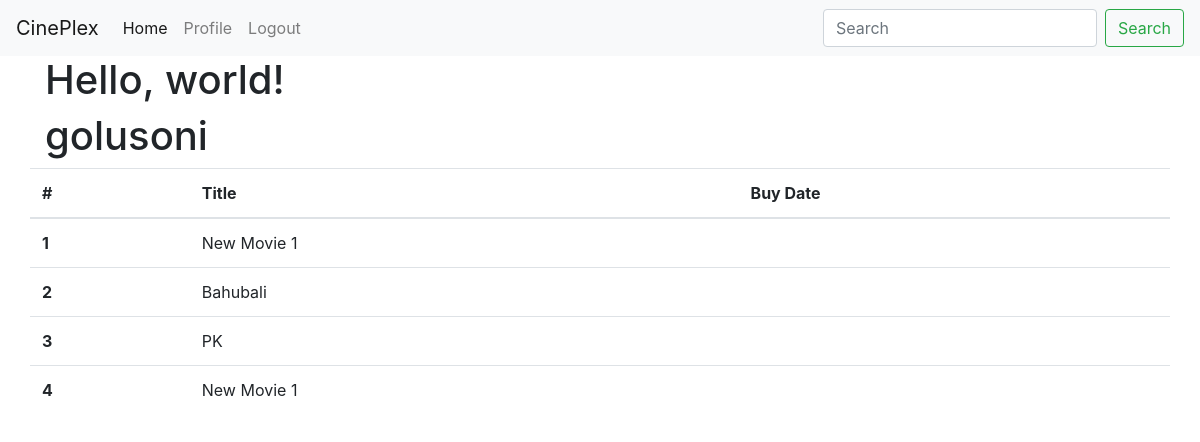
The app's page /user/profile/ (signed in) with its own data.
### cineplex_user/models.py (models this page shows, shortened)
class Buy(models.Model):
    user = models.ForeignKey(User, on_delete=models.CASCADE)
    m_id = models.ForeignKey(Movie, on_delete=models.CASCADE,)

class Movie(models.Model):
    title = models.CharField(max_length=100)
    descrip = models.TextField()
    imdb_rate = models.DecimalField(max_digits=4,decimal_places=2)
    date = models.DateField() # launch date...
    tic_no = models.IntegerField() #No of tickets left..
    threater = models.CharField(max_length=100,default="Alka Threater")
    def __str__(self):
        return self.title

### cineplex_user/views.py (the view)
# urls.py: path('profile/',views.profile,name='user-profile'),
@login_required
def profile(request):
    context = {
        "buys":Buy.objects.all()
    }
    return render(request, 'cineplex_user/profile.html',context)

### cineplex_user/templates/cineplex_user/profile.html (shortened to what this page needs)
{% extends "cineplex_user/base.html" %}
{% block content %}
<h1>{{ user.username }}</h1>
<div class="row">
    <table class="table">
        <thead>
          <tr>
            <th scope="col">#</th>
            <th scope="col">Title</th>
            <th scope="col">Buy Date</th>
          </tr>
        </thead>
        <tbody>
            {% for b in buys%}
                <tr>
                <th scope="row">{{ b.id }}</th>
                <td>{{ b.m_id }}</td>
                <td>{{ b.date }}</td>
                </tr>
            {% endfor %}
        </tbody>
      </table>
{% endblock content %}

### records on screen
Buy: id "1", m_id "New Movie 1"
Buy: id "2", m_id "Bahubali"
Buy: id "3", m_id "PK"
Buy: id "4", m_id "New Movie 1"

### other values on screen
{{ user.username }} "golusoni"
